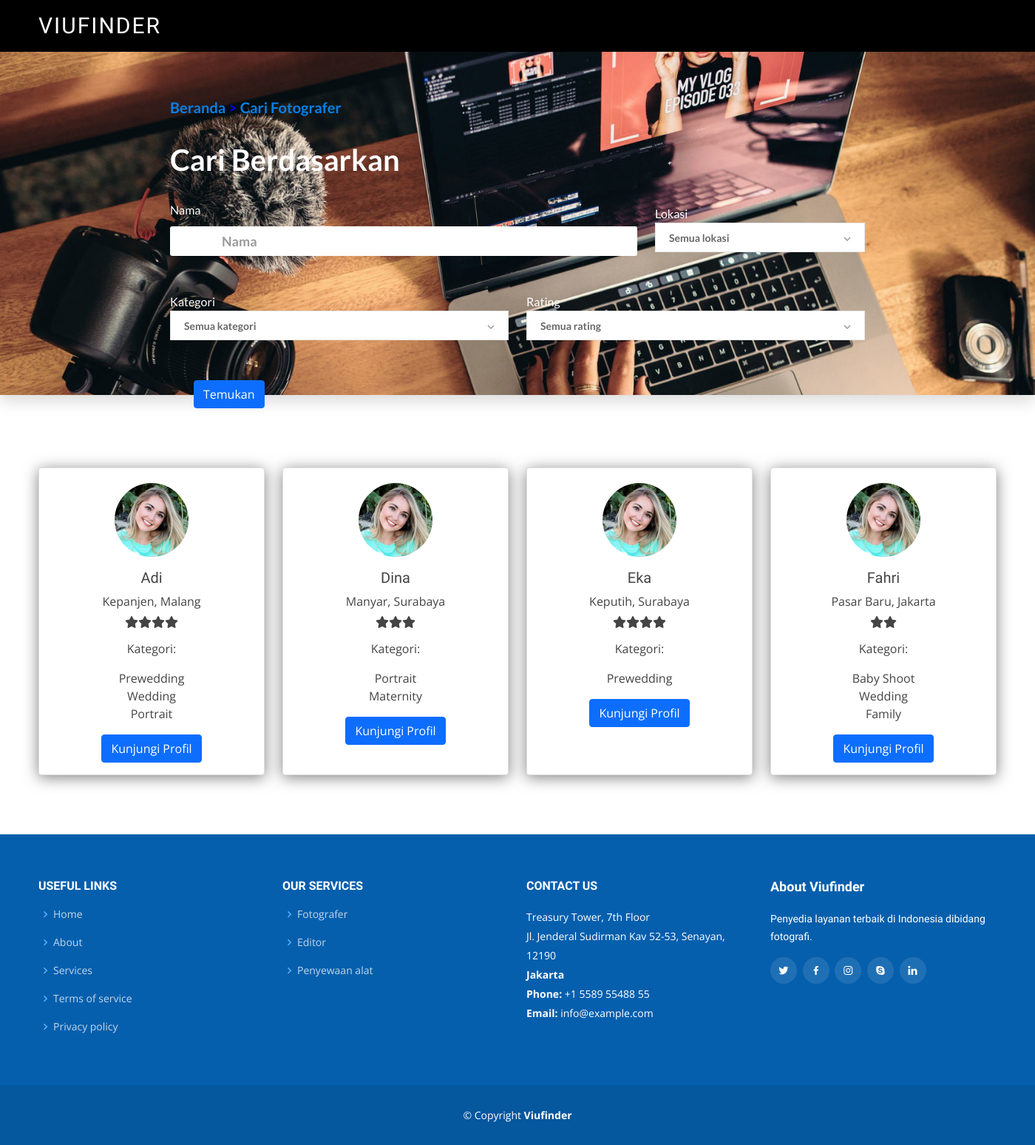
/carialat.php, run on the app's committed database.
### tables this page shows
CREATE TABLE `penyedia_jasa` (
    `pjasa_id` int(11) NOT NULL AUTO_INCREMENT,
    `pjasa_nama` varchar(100),
    `pjasa_kontak` varchar(15),
    `pjasa_alamat` varchar(1024),
    `pjasa_tempatlahir` varchar(200),
    `pjasa_tanggallahir` date,
    `pjasa_foto` mediumblob,
    `pjasa_jkel` varchar(2),
    `pjasa_email` varchar(100) NOT NULL,
    `pjasa_password` varchar(100) NOT NULL,
    `pjasa_statusaktif` varchar(100),
    PRIMARY KEY (`pjasa_id`)
);

CREATE TABLE `kategori_jasa` (
    `ktg_id` int NOT NULL AUTO_INCREMENT,
    `ktg_kategori` varchar(64),
    PRIMARY KEY (`ktg_id`)
);

### carialat.php (the view, shortened to what this page needs)
<html>
  <head>
    <link href="assets/css/main.css" rel="stylesheet" />
    <link href="https://cdn.jsdelivr.net/npm/bootstrap@5.0.2/dist/css/bootstrap.min.css" rel="stylesheet" />
    <link href="assets/vendor/animate.css/animate.min.css" rel="stylesheet" />
    <link href="assets/vendor/aos/aos.css" rel="stylesheet" />
    <link href="assets/vendor/bootstrap/css/bootstrap.min.css" rel="stylesheet" />
    <link href="assets/vendor/bootstrap-icons/bootstrap-icons.css" rel="stylesheet" />
    <link href="assets/vendor/boxicons/css/boxicons.min.css" rel="stylesheet" />
    <link href="assets/vendor/glightbox/css/glightbox.min.css" rel="stylesheet" />
    <link href="assets/vendor/remixicon/remixicon.css" rel="stylesheet" />
    <link href="assets/vendor/swiper/swiper-bundle.min.css" rel="stylesheet" />
    <link href="assets/css/style.css" rel="stylesheet">
  </head>
  <body>
    <header id="header" class="sticky-top d-flex align-items-center bg-black">
      <div class="container d-flex align-items-center justify-content-between">
        <h1 class="logo"><a href="index.php">Viufinder</a></h1>
      </div>
    </header>
    <div class="s008">
      <form>
        <div class="inner-form">
          <div class="advance-search">
            <span class="awal"><a href="index.html">Beranda</a> > <a href="carieditor.html">Cari Fotografer</a></span>
            <span class="desc">Cari Berdasarkan</span>
            <div class="row">
              <div class="col input-field">
                <span>Nama</span>
                <div class="">
                  <input type="text" class="form-control" id="nama" placeholder="Nama" />
                </div>
              </div>
              <div class="input-field">
                <span>Lokasi</span>
                <div class="input-select">
                  <select id="lokasi" data-trigger="" name="choices-single-defaul">
                    <option placeholder="" value="">Semua lokasi</option>
                  </select>
                </div>
              </div>
            </div>
            <div class="row">
              <div class="col input-field">
                <span>Kategori</span>
                <div class="input-select">
                  <select id="kategori" data-trigger="" name="choices-single-defaul">
                    <option placeholder="" value="">Semua kategori</option>
                  </select>
                </div>
              </div>
              <div class="col input-field">
                <span>Rating</span>
                <div class="input-select">
                  <select id="rating" data-trigger="" name="choices-single-defaul">
                    <option placeholder="" value="">Semua rating</option>
                  </select>
                </div>
              </div>
            </div>
            <div><br></div>
          </div>
        </div>
      </form>
    </div>
    <div class="searchbutton1">
      <div class="container">
        <div class="row">
          <div class="input-field">
            <div class="group-btn">
              <button class="btn btn-primary" onclick="search()">Temukan</button>
            </div>
          </div>
        </div>
      </div>
    </div>
    <div class="foto">
      <div class="container">
        <div class="row justify-content-center">
          <div class="col lg-12 info-panel">
            <div class="row row-cols-1 row-cols-md-4 g-4">
            <?php
                include_once("database/db_connection.php");
                $name = (isset($_GET['nama'])) ? $_GET['nama'] : '';
                $category = (isset($_GET['kategori'])) ? $_GET['kategori'] : '';
                $ratingMin = (isset($_GET['minrating'])) ? $_GET['minrating'] : 0;
                $ratingMax = (isset($_GET['maxrating'])) ? $_GET['maxrating'] : 5;
                $location = (isset($_GET['lokasi'])) ? $_GET['lokasi'] : '';
                $editor = "SELECT p.pjasa_id, p.pjasa_nama, p.pjasa_alamat, p.pjasa_foto, f.*, k.* FROM penyedia_jasa AS p
                                INNER JOIN penyedia_jasa_rangkap AS r ON p.pjasa_id = r.pjasa_id
                                INNER JOIN editor as f ON r.edtr_id = f.edtr_id
                                INNER JOIN editor_kategori fk ON fk.edtr_id = f.edtr_id
                                INNER JOIN kategori_jasa k ON k.ktg_id = fk.ktg_id";
                $query = "SELECT DISTINCT(pjasa_id), pjasa_nama, pjasa_alamat, edtr_id, edtr_rating, edtr_tarif FROM ($editor) edtr
                          WHERE pjasa_nama LIKE '%$name%'
                          AND pjasa_alamat LIKE '%$location%'
                          AND edtr_rating > $ratingMin AND edtr_rating <= $ratingMax
                          AND ktg_kategori LIKE '%$category%'";
                $result = mysqli_query($conn, $query);
                if ($result->num_rows > 0) {
                  while($row = $result->fetch_assoc()){
                    $nama = $row['pjasa_nama'];
                    $id = $row['pjasa_id'];
                    $edtrid = $row['edtr_id'];
                    $alamat = $row['pjasa_alamat'];
                  ?>
                  <div class="col mx-auto">
                    <div class="card h-100 text-center">
                      <img src="/assets/img/blog/comments-1.jpg" width=100px height=100px class="rounded-circle mx-auto" alt="...">
                      <div class="card-body">
                        <div class="card-title">
                          <h5><?php echo $nama; ?></h5>
                          <h7><?php echo $alamat;?></h7>
                        </div>
                        <p class="card-text">
                          <?php
                            $rating = $row['edtr_rating'];
                            for ($i=0; $i < $rating; $i++) {
                              echo '<i class="fas fa-star"></i>';
                            }
                          ?>
                        </p>
                        <p>
                          <?php
                            $kategori = "SELECT ktg_kategori FROM kategori_jasa AS k
                                        INNER JOIN editor_kategori AS fk ON k.ktg_id = fk.ktg_id
                                        INNER JOIN editor AS f ON fk.edtr_id = f.edtr_id
                                        WHERE f.edtr_id = $edtrid";
                            $resultKategori = mysqli_query($conn, $kategori);
                            echo "Kategori: <br>";
                            while($rowKategori = $resultKategori->fetch_assoc()){
                              ?>
                              <div class="bd-highlight">
                                <?php echo $rowKategori['ktg_kategori']; ?>
                              </div>
                              <?php
                            }
                          ?>
                        </p>
                        <a href="profil_sediajasa.php?id=<?php echo $id; ?>" class="btn btn-primary text-white">Kunjungi Profil</a>
                      </div>
                    </div>
                  </div>
                <?php
                  }
                } else {
                  echo "<h1>Tidak ada hasil</h1>";
                }
                ?>
            </div>
        </div>
      </div>
    </div>
    <footer id="footer">
      <div class="footer-top">
        <div class="container">
          <div class="row">
            <div class="col-lg-3 col-md-6 footer-links">
              <h4>Useful Links</h4>
              <ul>
                <li><i class="bx bx-chevron-right"></i> <a href="#home">Home</a></li>
                <li><i class="bx bx-chevron-right"></i> <a href="#about">About</a></li>
                <li><i class="bx bx-chevron-right"></i> <a href="#services">Services</a></li>
                <li><i class="bx bx-chevron-right"></i> <a href="#">Terms of service</a></li>
                <li><i class="bx bx-chevron-right"></i> <a href="#">Privacy policy</a></li>
              </ul>
            </div>
            <div class="col-lg-3 col-md-6 footer-links">
              <h4>Our Services</h4>
              <ul>
                <li><i class="bx bx-chevron-right"></i> <a href="#services">Fotografer</a></li>
                <li><i class="bx bx-chevron-right"></i> <a href="#services">Editor</a></li>
                <li><i class="bx bx-chevron-right"></i> <a href="#services">Penyewaan alat</a></li>
              </ul>
            </div>
            <div class="col-lg-3 col-md-6 footer-contact">
              <h4>Contact Us</h4>
              <p>
                Treasury Tower, 7th Floor<br>
                Jl. Jenderal Sudirman Kav 52-53, Senayan, 12190<br>
                <strong>Jakarta</strong><br>
                <strong>Phone:</strong> +1 5589 55488 55<br>
                <strong>Email:</strong> info@example.com<br>
              </p>
            </div>
            <div class="col-lg-3 col-md-6 footer-info">
              <h3>About Viufinder</h3>
              <p>Penyedia layanan terbaik di Indonesia dibidang fotografi.</p>
              <div class="social-links mt-3">
                <a href="#" class="twitter"><i class="bx bxl-twitter"></i></a>
                <a href="#" class="facebook"><i class="bx bxl-facebook"></i></a>
                <a href="#" class="instagram"><i class="bx bxl-instagram"></i></a>
                <a href="#" class="google-plus"><i class="bx bxl-skype"></i></a>
                <a href="#" class="linkedin"><i class="bx bxl-linkedin"></i></a>
              </div>
            </div>
          </div>
        </div>
      </div>
      <div class="container">
        <div class="copyright">
          &copy; Copyright <strong><span>Viufinder</span></strong>
        </div>
      </div>
    </footer>
  </body>
</html>

### assets/css/style.css (style rules this page uses)
body { font-family: "Open Sans", sans-serif; color: #444444; }
a { text-decoration: none; color: #0880e8; }
h1, h2, h3, h4, h5, h6 { font-family: "Raleway", sans-serif; }
#header { background: rgba(0, 0, 0, 0.1); transition: all 0.5s; z-index: 997; height: 70px; }
#header .logo { font-size: 30px; margin: 0; padding: 0; line-height: 1; font-weight: 400; letter-spacing: 2px; text-transform: uppercase; }
#header .logo a { color: #fff; }
#footer { background: #05579e; padding: 0 0 30px 0; color: #fff; font-size: 14px; }
#footer .footer-top { background: #065fad; padding: 60px 0 30px 0; }
#footer .footer-top .footer-info { margin-bottom: 30px; }
#footer .footer-top .footer-info h3 { font-size: 18px; margin: 0 0 20px 0; padding: 2px 0 2px 0; line-height: 1; font-weight: 700; }
#footer .footer-top .footer-info p { font-size: 14px; line-height: 24px; margin-bottom: 0; font-family: "Raleway", sans-serif; color: #fff; }
#footer .footer-top .social-links a { font-size: 16px; display: inline-block; background: rgba(255, 255, 255, 0.1); color: #fff; line-height: 1; padding: 10px 0; margin-right: 4px; border-radius: 50%; text-align: center; width: 36px; height: 36px; transition: 0.3s; }
#footer .footer-top h4 { font-size: 16px; font-weight: bold; color: #fff; text-transform: uppercase; position: relative; padding-bottom: 12px; }
#footer .footer-top .footer-links { margin-bottom: 30px; }
#footer .footer-top .footer-links ul { list-style: none; padding: 0; margin: 0; }
#footer .footer-top .footer-links ul i { padding-right: 2px; color: #5db1f9; font-size: 18px; line-height: 1; }
#footer .footer-top .footer-links ul li { padding: 10px 0; display: flex; align-items: center; }
#footer .footer-top .footer-links ul li:first-child { padding-top: 0; }
#footer .footer-top .footer-links ul a { color: rgba(255, 255, 255, 0.75); transition: 0.3s; display: inline-block; line-height: 1; }
#footer .footer-top .footer-contact { margin-bottom: 30px; }
#footer .footer-top .footer-contact p { line-height: 26px; }
#footer .copyright { text-align: center; padding-top: 30px; }

### data on the page
penyedia_jasa: pjasa_nama "Adi", pjasa_alamat "Kepanjen, Malang"
kategori_jasa: ktg_kategori "Prewedding"
kategori_jasa: ktg_kategori "Wedding"
kategori_jasa: ktg_kategori "Portrait"
penyedia_jasa: pjasa_nama "Dina", pjasa_alamat "Manyar, Surabaya"
kategori_jasa: ktg_kategori "Maternity"
penyedia_jasa: pjasa_nama "Eka", pjasa_alamat "Keputih, Surabaya"
penyedia_jasa: pjasa_nama "Fahri", pjasa_alamat "Pasar Baru, Jakarta"
kategori_jasa: ktg_kategori "Baby Shoot"
kategori_jasa: ktg_kategori "Family"
